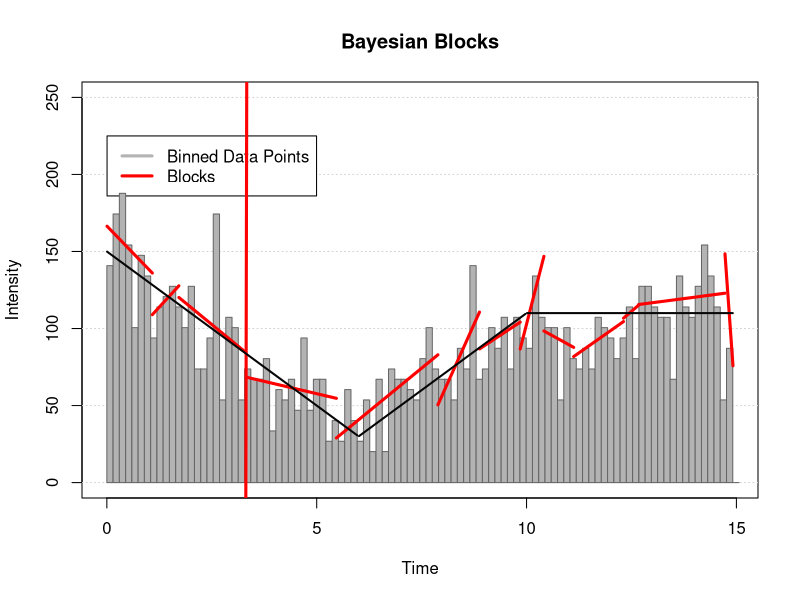

The R source for this figure:


constantobjective = function(N,A,c){
  value = N*(log(N/A)) - c
  value[is.nan(value)]<-0
  return(value)
}



#######linear intensity fitter

linfit <-function(t,c){
  
  if (length(t)==0){ # if no data is recieved, set cost to 0
    print("nothin")
    return(list("a"=0,"b"=0,"cost"=0))
  }  
  
  if (length(t)==1){ #if only one point is supplied, treat as constant intensity
    #print("just one")
    return(list("a"=0,"b"=t[1],"cost"=-c))
  }
  
  
  epsilon  <- 1
  i        <- 1
  M        <- t[length(t)]-t[1]
  S        <- (t[length(t)]^2-t[1]^2)/2
  
  
  
  if (length(t)==2){ #if two points are provided, create a perfect fit
    cost=sum(log(diff(1/diff(c(0,t)))*t+1/t[1]))-diff(1/diff(c(0,t)))*S-1/t[1]*M-c
    return(list("a"=diff(1/diff(c(0,t))),"b"=1/t[1],"cost"=cost))
  }
  
  #start with some initial values for a and b
  coef     <- matrix(c(0,M/length(t)),nrow=2)
  new.cost <- -Inf
  
  while (abs(epsilon) >10e-4 && i<100){
    old.cost <- new.cost
    
    #first derivatives
    f=matrix(c(sum(t/(coef[1]*t+coef[2]))-S,sum(1/(coef[1]*t+coef[2]))-M),nrow=2)
    
    #hessian values
    fa <- -sum((t/(coef[1]*t+coef[2]))^2)
    fb <- -sum(t/(coef[1]*t+coef[2])^2)
    ga <- fb
    gb <- -sum(1/(coef[1]*t+coef[2])^2)
    
    #create the hessian
    hess <- matrix(c(fa,fb,ga,gb),nrow=2,ncol=2,byrow=TRUE) 
    
    #run newtons method
    coef=coef-solve(hess)%*%f 
    
    #calculate the new cost
    new.cost <- sum(log(coef[1]*t+coef[2]))-coef[1]*S-coef[2]*M
    epsilon  <- new.cost-old.cost
    
    i <- i+1
    
  }
  
  list("a"=coef[1],"b"=coef[2],"cost"=(new.cost-c))
  
}

#S3 generic plot function 

"plot.BB" <- function(x,plot,bins=100,ylim) {
  data       <- x$data
  n          <- length(data)
  intensity  <- round(x$N/x$A,4)
  lowerbound <- data[1]-(data[2]-data[1])/2
  upperbound <- data[n]+(data[n]-data[n-1])/2  
  edges      <- cumsum(c(lowerbound,x$A))
  
  
  #initialize empty plot
  if ("hist" %in% plot && !("points" %in% plot)){
    plot(NA, ylim = ylim, xlim = c(lowerbound,upperbound),
         ylab = "Intensity",xlab="Time",main="Bayesian Blocks")   
    grid(NA,NULL)#add grid for y-axis
    legend(x=x$data[1],y=ylim[2]*0.9,legend= c("Binned Data Points","Blocks"), lty=c(1,1), 
           lwd=c(3,3), col=c("grey70","red")) 
    
  } else{
    plot(NA, ylim = ylim, xlim = c(lowerbound,upperbound),
         ylab = "Intensity",xlab="Time",main="Bayesian Blocks")
    grid(NA,NULL)#add grid for y-axis
    legend(x=x$data[1],y=ylim[2]*0.9,legend= c("Data Points","Blocks"), lty=c(1,1), 
           lwd=c(3,3), col=c("cornflowerblue","red")) 
  }
  
  
  #plot histogram if requested
  if ("hist" %in% plot){
    end    <- x$data[length(x$data)]
    width  <- end/bins
    i      <- 0:bins
    height <- hist(x$data, breaks=c(i,bins+1)*width,plot=FALSE)$counts/width
    rect(xleft=i*width,ybottom=0,xright= (i+1)*width, ytop=height,col="grey70",border="grey40")
  }
  
  
  #plot individual intensities if requested
  if ("points" %in% plot){ 
  segments(x0=edges[1:(length(edges)-1)], y0=intensity[1:length(intensity)], 
           x1=edges[2:length(edges)], y1=intensity[1:length(intensity)],
           col = "cornflowerblue", lwd = 3)
  }
  

  #plot constant blocks
  if ("blocks" %in% plot){
    indices <- which(x$type=="constant")
    segments(x0=edges[x$left[indices]], y0=sapply( x$params , "[[" , 1 )[indices], 
             x1=edges[x$right[indices]+1], y1=sapply( x$params , "[[" , 1 )[indices],
             col = "red", lwd = 3)
    
    indices <- which(x$type=="linear")
    a=sapply( x$params , "[[" , "a" )[indices]
    b=sapply( x$params , "[[" , "b" )[indices]
    lefts=edges[x$left[indices]]
    rights=edges[x$right[indices]+1]
    segments(x0=lefts, y0=b, 
             x1=rights, y1=a*(rights-lefts)+b,
             col = "red", lwd = 3)
  }
}



#S3 Generic summary function

summary.BB <- function(x) {
  cat(length(x$data), 'data points\n\n',
      length(x$left),'total blocks:\n\t',
      sum(x$type=='constant'),'constant blocks\n\t',
      sum(x$type=='linear'),'linear blocks\n\t',
      sum(x$type=='exponential'),'exponential blocks\n\t',
      sum(x$type=='power'),'power function blocks\n\n',
      floor((length(x$pruned)*100)/length(x$data)),'% of the points were pruned\n\n')
}


# OPTINTERVAL FUNCTION 
# An O(N^2) algorithm for finding the optimal partition of N data points on an interval
# INPUT:
# data is the vector ofcells
# N is the number of "observations" per point. This is the same "N" we've been using all along
# c is the block penalty term
# OUTPUT:
# a list of objects pertaining to the "BB" object

optinterval = function(data,N,c){
  n <- length(N)
  lowerbound <- data[1]-(data[2]-data[1])/2
  upperbound <- data[n]+(data[n]-data[n-1])/2
  
  xx <- c(lowerbound,(data[1:(length(data)-1)] + data[2:(length(data))])/2,upperbound) # voronoi cell vertices
  A  <- diff(xx) # length of each voronoi cell
  
  opt           <- rep(0,n+1)
  lastchange    <- rep(1,n)
  changeA       <- rep(0,n) 
  changeN       <- rep(0,n)
  optint        <- rep(0,n)
  lasttype      <- rep("None",n)
  lastparams    <- list()
  
  unpruned = NULL
  endobj = rep(0,n)
  optint = rep(0,n)
  
  
  #begin looping through each point
  for (i in 1:n){
    
    
    unpruned          <- c(unpruned,i)
    
    ##### constant blocks ##########
    
    #changeA[unpruned] <- changeA[unpruned] + A[i]
    #changeN[unpruned] <- changeN[unpruned] + N[i]
    #endobj[unpruned]  <- constantobjective(changeN[unpruned],changeA[unpruned],c)
    #optint[unpruned]  <- opt[unpruned] + endobj[unpruned]
    #opt[i+1]          <- max(optint[unpruned])
    #last              <- which.max(optint[unpruned])
    #lastchange[i]     <- unpruned[last]
    #lasttype[i]       <- "constant"
    #lastparams[i]     <- list("b"= sum(N[lastchange[i]:i])/sum(A[lastchange[i]:i]))

    ################################
    

    ##### linear blocks ############
    linblocks=list()
    for(j in unpruned){
      linblocks[[j]]  <- linfit(data[j:i]-max(data[j-1],0),c)
      optint[j]       <- opt[j] + linblocks[[j]][["cost"]]
    }

    ################################
    opt[i+1]         <- max(optint[unpruned])
    last            <- which.max(optint[unpruned])
    lastchange[i]     <- unpruned[last]
    lastparams[[i]]   <- linblocks[[unpruned[last]]]
    lasttype[i]       <- "linear"
    unpruned          <- unpruned[((optint[unpruned]+c-opt[i+1])>0)];

    
  }
  BBdata   <- list("data"         = data, 
                   "N"            = N,
                   "A"            = A,
                   "opt"          = opt,
                   "lastchange"   = lastchange,
                   "lastparams"   = lastparams,
                   "lasttype"     = lasttype,
                   "pruned"       = setdiff(1:i,unpruned))
  
  return(getStep(BBdata,n))
}



#this function returns a BB object for the optimal blocks at any given cell location "n" where 1 < n < N
getStep <- function(BBobj,n){
  
  lasttype      <- BBobj$lasttype[1:n]
  lastchange    <- BBobj$lastchange[1:n]
  lastparams    <- BBobj$lastparams[1:n]
  
  lastchange<-lastchange-1
  
  left          <- vector()
  params        <- list()
  type          <- vector()
  type[1]       <- lasttype[n]
  left[1]       <- lastchange[n]
  params[[1]]   <- lastparams[[n]]
  i=1
  print(left)
  while (left[i] > 0) {
    left[i+1]      <- lastchange[left[i]]
    type[i+1]      <- lasttype[left[i]]
    params[[i+1]]  <- lastparams[[ left[i] ]]
    
    i <- i+1
  }
  left      <- rev(left)+1
  type      <- rev(type)
  params <- rev(params)
  
  if (length(left) == 1){
    right <- n
  }
  else {
    right <- c(left[2:length(left)]-1,n)
  }
  
  BBdata   <- list("data"         = BBobj$data[1:n],
                   "N"            = BBobj$N[1:n],
                   "A"            = BBobj$A[1:n],
                   "left"         = left,
                   "right"        = right,
                   "type"         = type,
                   "params"       = params,
                   "opt"          = BBobj$opt[1:n],
                   "lastchange"   = lastchange+1,
                   "lastparams"   = lastparams,
                   "lasttype"     = lasttype,
                   "pruned"       = BBobj$pruned)
  
  BBobject <- structure(BBdata, class = "BB")
  
  return(BBobject)
}


#Non-homogeneous Poisson Process Generator!!
NHPois <- function(time_length, equation){
  
  expr<-function(x){
    x<-x
    eval(equation)
  }
  current <- 0
  i<-1
  data <- vector()
  maxrate = optim(par=time_length/2,fn=expr,method='L-BFGS-B',lower=0,upper=time_length,control = list(fnscale = -1))$value
  while(current < time_length){
    current<- current+ rexp(n=1,rate=maxrate)
    u <- runif(1)
    
    if (u < expr(current) / ( maxrate)){
      data[i] <- current
      i<-i+1
    }
    
  }
  return(data[c(-length(data))])
}



############################## SCRIPT STARTS HERE ############################################




#create random data
set.seed(1)

equation <- expression(-20*x+150) #generate some data with intensity function y=2x^2+5
equation2 <- expression(20*x+30) #generate some data with intensity function y=2x^2+5
equation3 <- expression(110) #generate some data with intensity function y=2x^2+5

x <-NHPois(time_length=6,equation=equation)
x2 <-NHPois(time_length=4,equation=equation2)+x[length(x)]
x3 <-NHPois(time_length=5,equation=equation3)+x2[length(x2)]
x=c(x,x2,x3)

N <- rep(1,length(x))#let all cells be of size 1


#run BB algorithm
start.time <- Sys.time()
model <- optinterval(x, N, 4)
print(Sys.time() - start.time)


#check summary information and plot
summary(model)
plot(model,plot=c("hist","blocks"),bins=100,ylim=c(0,250))
lines(x[x<6],(eval(equation))[x<6],lw=2,col="grey2") #plot the real background noise
lines(x[x>6 &x<10],(eval(equation2))[x>6& x<10]-120,lw=2,col="grey2") #plot the signal
lines(x[x>10],rep(eval(equation3),sum(x>10)),lw=2,col="grey2") #plot the signal
